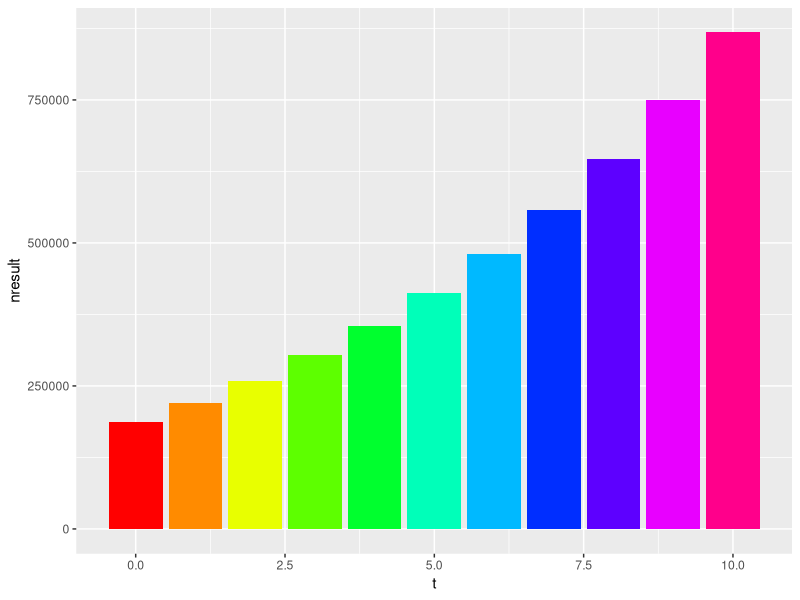
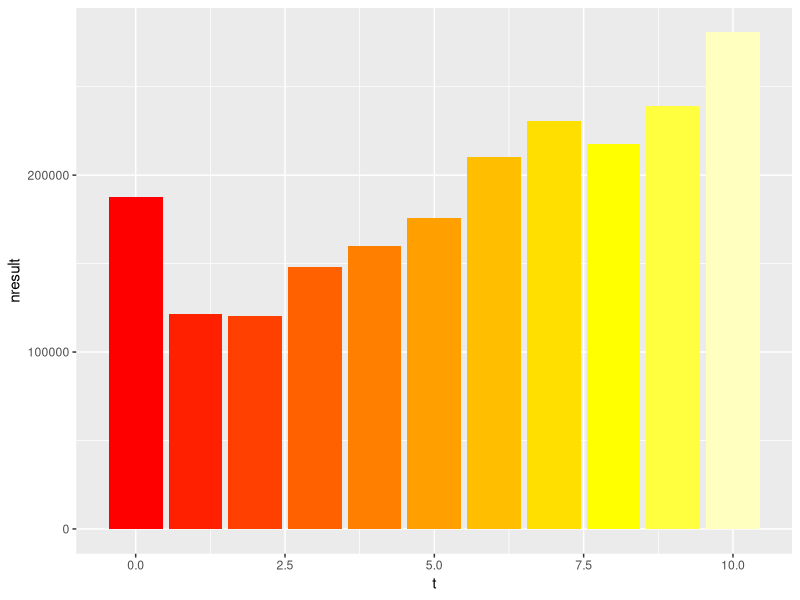

These figures' R source, in order:
## ---- chunk 1
# Turn off scientific notation
options(scipen=999)

# Define starting values
t <- 0
sales <- 1000000
varcosts <- sales * 0.7
fixcosts <- 50000
bresult <- sales - varcosts - fixcosts
taxes <- bresult * 0.25
nresult <- bresult - taxes

finres <- data.frame(t, sales, varcosts, fixcosts, bresult, taxes, nresult)
finres
## ---- chunk 2
# Define a function for calculating growing end values
growthcalc <- function(startvalue, rate) {
  
  endvalue <- startvalue * (1 + rate)
  return(endvalue)
  
}

# Calculate a growing independend series and combine them in data frame
growth <- 0.15
inflation <- 0.012

for (s in c(1:10)) {
  
  t <- c(t, s)
  sales <- c(sales,
             growthcalc(sales[s],
                        growth)
             )
  fixcosts <- c(fixcosts,
                growthcalc(fixcosts[s],
                           inflation)
                )
  
}

finres <- data.frame(t, sales, fixcosts)

# Calculate dependend series
library(dplyr)
finres <- mutate(finres,
                 varcosts = sales * 0.7,
                 bresult = sales - varcosts - fixcosts,
                 taxes = bresult * 0.25,
                 nresult = bresult - taxes
                 )

# Plot series
library(ggplot2)
ggplot(finres, aes(x = t, y = nresult)) +
  geom_col(fill = rainbow(max(t)+1)) +
  theme(legend.position="none")
  
## ---- chunk 3
# Define starting values
t <- 0
sales <- 1000000
fixcosts <- 50000

# Calculate a growing independend series and combine them in data frame with uncertainty
stdevg <- 0.20
stdevi <- 0.005

for (s in c(1:10)) {
  
  t <- c(t, s)
  sales <- c(sales,
             growthcalc(sales[s],
                        rnorm(1, mean = growth, sd = stdevg)
                        )
             )
  fixcosts <- c(fixcosts,
                growthcalc(fixcosts[s],
                           rnorm(1, mean = inflation, sd = stdevi)
                           )
                )
  
}

finres.uncertain <- data.frame(t, sales, fixcosts)

# Calculate dependend series
finres.uncertain <- mutate(finres.uncertain,
                 varcosts = sales * 0.7,
                 bresult = sales - varcosts - fixcosts,
                 taxes = bresult * 0.25,
                 nresult = bresult - taxes
                 )

# Plot series
ggplot(finres.uncertain, aes(x = t, y = nresult)) +
  geom_col(fill = heat.colors(max(t)+1)) +
  theme(legend.position="none")

## ---- chunk 4
# Function for calculating present values
presval <- function(futurevalue, discountrate, nperiods) {
  
  presentvalue <- futurevalue / (1 + discountrate)^nperiods
  
}

# Calculate present values of net results and add to data frame
discrate <- 0.05
finres.uncertain <- mutate(finres.uncertain,
                 nresult.pres = presval(nresult, discrate, t)
                 )

finres.uncertain

investment <- 3000000
netpresval <- -investment + sum(finres.uncertain$nresult.pres)
